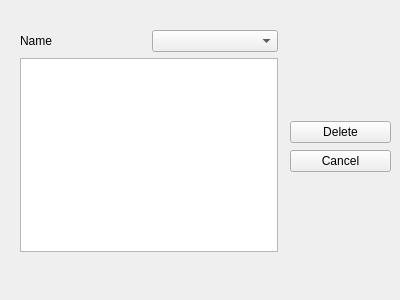
<?xml version="1.0" encoding="UTF-8"?>
<ui version="4.0">
 <class>window_del</class>
 <widget class="QWidget" name="window_del">
  <property name="windowModality">
   <enum>Qt::ApplicationModal</enum>
  </property>
  <property name="geometry">
   <rect>
    <x>0</x>
    <y>0</y>
    <width>400</width>
    <height>300</height>
   </rect>
  </property>
  <property name="windowTitle">
   <string>GAS Delete</string>
  </property>
  <widget class="QWidget" name="layoutWidget">
   <property name="geometry">
    <rect>
     <x>290</x>
     <y>120</y>
     <width>101</width>
     <height>54</height>
    </rect>
   </property>
   <layout class="QVBoxLayout" name="verticalLayout">
    <item>
     <widget class="QPushButton" name="button_del">
      <property name="text">
       <string>Delete</string>
      </property>
     </widget>
    </item>
    <item>
     <widget class="QPushButton" name="button_cancel">
      <property name="text">
       <string>Cancel</string>
      </property>
     </widget>
    </item>
   </layout>
  </widget>
  <widget class="QWidget" name="layoutWidget">
   <property name="geometry">
    <rect>
     <x>20</x>
     <y>30</y>
     <width>258</width>
     <height>222</height>
    </rect>
   </property>
   <layout class="QVBoxLayout" name="verticalLayout_2">
    <item>
     <layout class="QHBoxLayout" name="horizontalLayout">
      <item>
       <widget class="QLabel" name="label">
        <property name="text">
         <string>Name</string>
        </property>
       </widget>
      </item>
      <item>
       <widget class="QComboBox" name="combo_name"/>
      </item>
     </layout>
    </item>
    <item>
     <widget class="QTextBrowser" name="text_display"/>
    </item>
   </layout>
  </widget>
 </widget>
 <resources/>
 <connections>
  <connection>
   <sender>button_cancel</sender>
   <signal>clicked()</signal>
   <receiver>window_del</receiver>
   <slot>close()</slot>
   <hints>
    <hint type="sourcelabel">
     <x>326</x>
     <y>154</y>
    </hint>
    <hint type="destinationlabel">
     <x>340</x>
     <y>213</y>
    </hint>
   </hints>
  </connection>
 </connections>
</ui>
